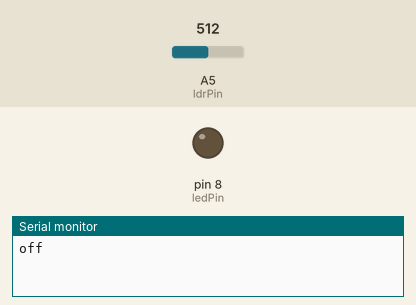
Bench run of a sketch on a simulated Arduino Uno, built with avr-gcc and run on an emulated ATmega328P. Parts: output pins drawn as LEDs (lit = HIGH), the last lines printed to the serial monitor. The inputs (shaded band) are chosen by the test bench; at power-on: A5 (ldrPin) = 512.

Above: at 1.2 s.
1.3 s: A5 (ldrPin) set to 585
2.8 s: A5 (ldrPin) set to 607
At 3.8 s:
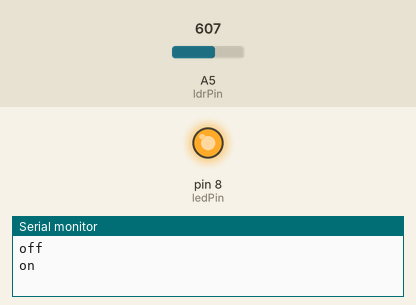
4.3 s: A5 (ldrPin) set to 590
At 4.9 s:
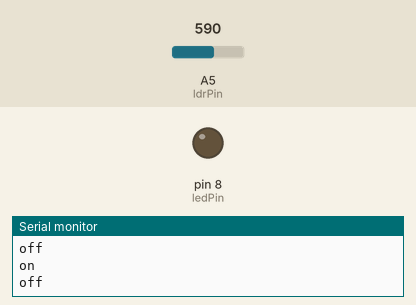
5.8 s: A5 (ldrPin) set to 610
At 7.2 s:
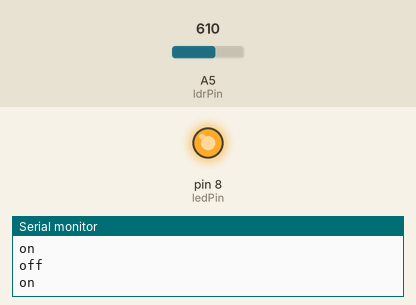
Timing chart, 0 to 8.3 s (numbered marks = the images above; inputs shaded):
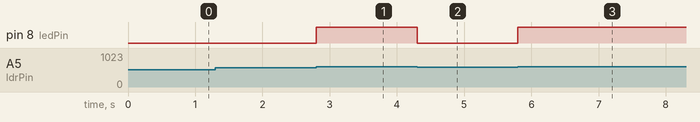

Measured:
- the behaviour switches between 599 and 600 on A5 (ldrPin) (found by bisection; images 0 and 1)
- after the input at 1.3 s, every drawn part: stays the same
- after the input at 2.8 s, pin 8 (ledPin): LOW → HIGH at once
- after the input at 4.3 s, pin 8 (ledPin): HIGH → LOW at once
- after the input at 5.8 s, pin 8 (ledPin): LOW → HIGH at once

The sketch:

teste01.ino
```cpp
const int ledPin = 8, ldrPin = A5;
int state = 2;
int lastState = state;

void setup(){
  Serial.begin(9600);
  pinMode(ledPin, OUTPUT);
  pinMode(ldrPin, INPUT);
}

void verify(){
  if(state == 1){
    digitalWrite(ledPin, HIGH);
    if(lastState != state){
      Serial.println("on");
    }
  }else if(state == 0){
    digitalWrite(ledPin, LOW);
    if(lastState != state){
      Serial.println("off");
    }
  }
}

void loop(){
  int val = analogRead(ldrPin);

  if(val >= 600){
    state = 1;
  }else{
    state = 0;
  }

  verify();

  lastState = state;
}
```
